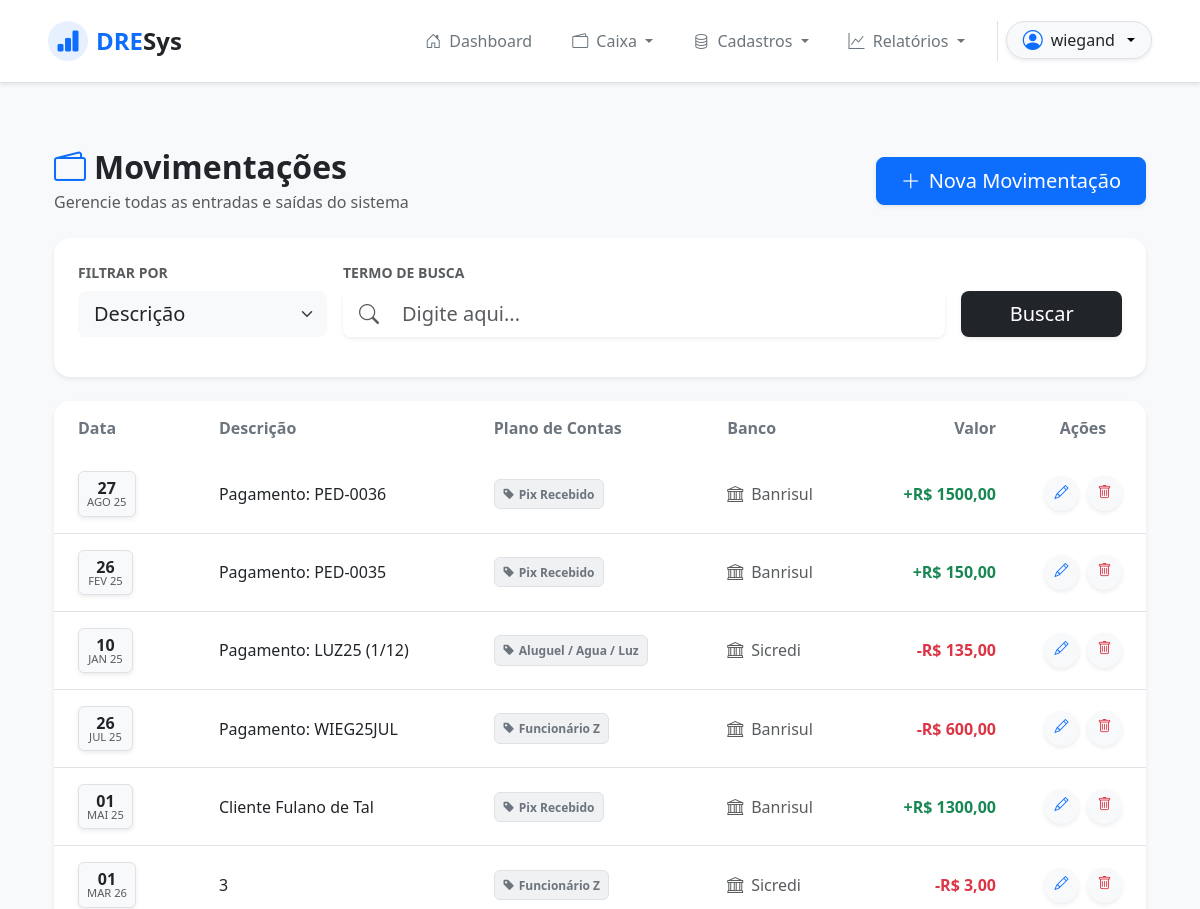
/moviments/ (signed in, upper part), run on an earlier commit of the app's database.
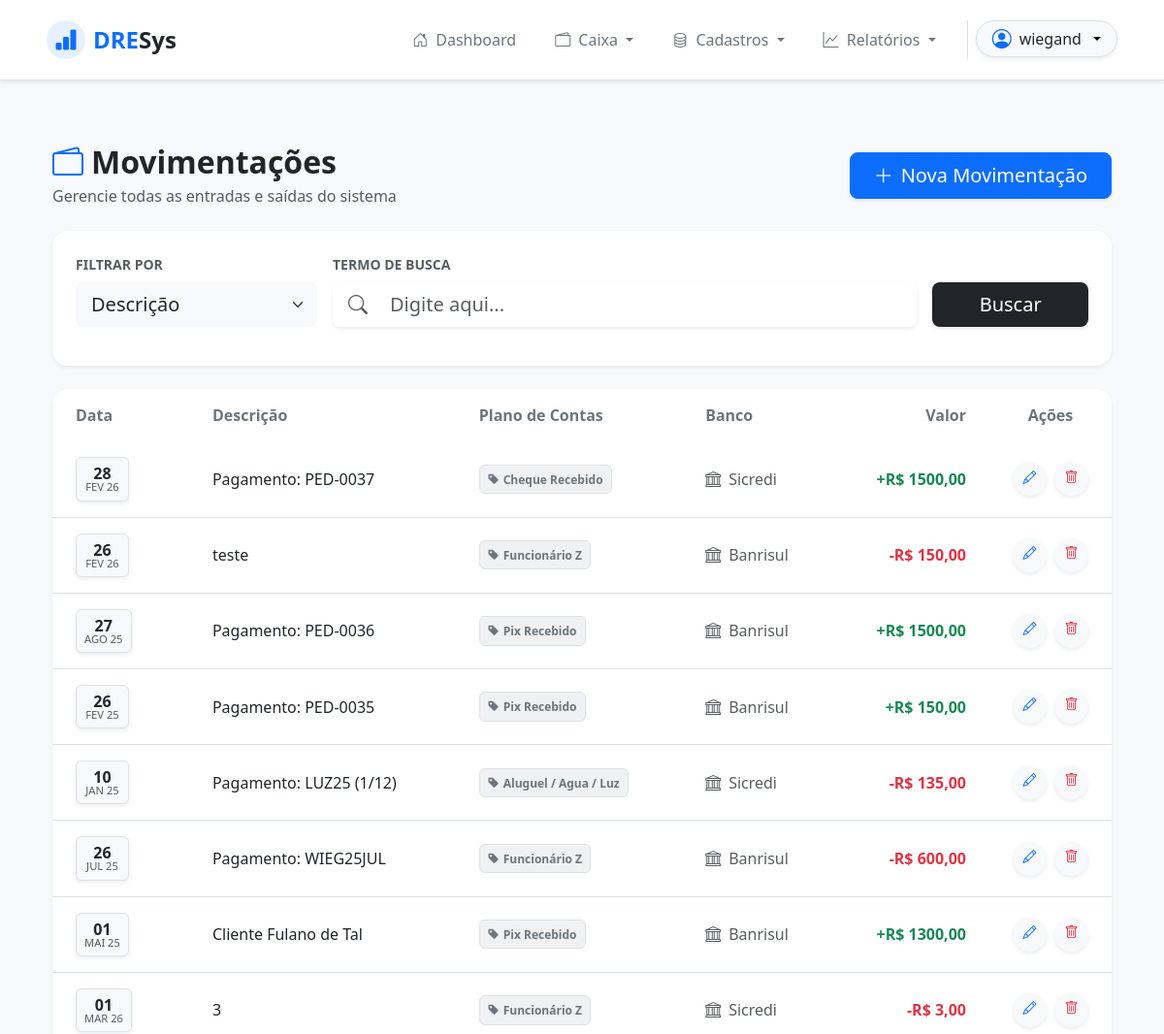
And on a later commit of the database.
### moviments/models.py (models this page shows, shortened)
class Moviment(models.Model):
    moviment_date = models.DateField()
    bank_id = models.ForeignKey(Bank, on_delete=models.PROTECT, related_name='moviments')
    accounting = models.ForeignKey(Accounting, on_delete=models.PROTECT, related_name='moviments')
    value = models.DecimalField(max_digits=20, decimal_places=2, default=0)
    description = models.TextField()
    created_at = models.DateTimeField(auto_now_add=True)
    updated_at = models.DateTimeField(auto_now=True)
    class Meta:
        ordering = ['-created_at']

### accountings/models.py (models this page shows)
class Accounting(models.Model):
    INFLOW = "E"
    OUTFLOW = "S"
    TYPE_CHOICES = [(INFLOW, 'Entrada'), (OUTFLOW, 'Saida'),]
    acc_name = models.CharField(max_length=30)
    type = models.CharField(max_length=1, choices=TYPE_CHOICES)
    class Meta:
        ordering = ['acc_name']
    def __str__(self):
        return self.acc_name

### banks/models.py (models this page shows, shortened)
class Bank(models.Model):
    bank_name = models.CharField(max_length=25)
    balance = models.DecimalField(max_digits=20, decimal_places=2, default=0)
    class Meta:
        ordering = ['bank_name']

### moviments/views.py (the view, shortened to what this page needs)
# urls.py: path('moviments/', MovimentListView.as_view(), name='moviment_list'),
class MovimentListView(LoginRequiredMixin, PermissionRequiredMixin, ListView):
    permission_required = 'moviments.view_moviment'
    model = Moviment
    template_name = "moviment_list.html"
    context_object_name = "moviments"
    def get_queryset(self):
        queryset = super().get_queryset()
        field = self.request.GET.get('field')
        query = self.request.GET.get('query')
        return queryset
    def get_context_data(self, **kwargs):
        context = super().get_context_data(**kwargs)
        context['field'] = self.request.GET.get('field', '')
        return context

### moviments/templates/moviment_list.html (shortened to what the changed rows need)
﻿{% extends 'base.html' %}
{% block content %}
<div class="container-fluid py-4">
    <div class="row mb-4 align-items-center">
        <div class="col-md-6">
            <h2 class="fw-bold text-dark mb-1">
                <i class="bi bi-wallet2 text-primary me-2"></i>Movimentações
            </h2>
        </div>
    </div>
    <div class="card border-0 shadow-sm rounded-4 overflow-hidden">
        <div class="table-responsive">
            <table class="table table-hover align-middle mb-0">
                <thead class="bg-light">
                    <tr>
                        <th class="py-3 px-4 text-secondary fw-semibold border-0">Data</th>
                        <th class="py-3 px-4 text-secondary fw-semibold border-0">Descrição</th>
                        <th class="py-3 px-4 text-secondary fw-semibold border-0">Plano de Contas</th>
                        <th class="py-3 px-4 text-secondary fw-semibold border-0">Banco</th>
                        <th class="py-3 px-4 text-secondary fw-semibold border-0 text-end">Valor</th>
                        <th class="py-3 px-4 text-secondary fw-semibold border-0 text-center" style="width: 120px;">
                            Ações</th>
                    </tr>
                </thead>
                <tbody class="border-top-0">
                    {% for movimento in moviments %}
                    <tr>
                        <td class="px-4 py-3">
                            <div class="d-flex align-items-center">
                                <div class="bg-light rounded-2 p-2 me-3 text-center border shadow-sm"
                                    style="min-width: 55px;">
                                    <span class="d-block fw-bold text-dark lh-1">
                                        {{ movimento.moviment_date|date:"d" }}</span>
                                    <span class="text-muted small text-uppercase lh-1" style="font-size: 0.70rem;">
                                        {{ movimento.moviment_date|date:"M y" }}</span>
                                </div>
                            </div>
                        </td>
                        <td class="px-4 py-3">
                            <span class="fw-medium text-dark">{{ movimento.description }}</span>
                        </td>
                        <td class="px-4 py-3">
                            <span class="badge bg-secondary bg-opacity-10 text-secondary border p-2">
                                <i class="bi bi-tag-fill me-1"></i>{{ movimento.accounting }}
                            </span>
                        </td>
                        <td class="px-4 py-3 text-muted">
                            <i class="bi bi-bank me-2"></i>{{ movimento.bank_id.bank_name }}
                        </td>
                        <td class="px-4 py-3 text-end">
                            {% if movimento.accounting.type == 'S' %}
                            <span class="text-danger fw-bold lh-1">-R$ {{ movimento.value|floatformat:2 }}</span>
                            {% else %}
                            <span class="text-success fw-bold lh-1">+R$ {{ movimento.value|floatformat:2 }}</span>
                            {% endif %}
                        </td>
                        <td class="px-4 py-3 text-center">
                            <div class="d-flex justify-content-center gap-2">
                                {% if perms.moviments.change_moviment %}
                                <a href="{% url 'moviment_update' movimento.id %}"
                                    class="btn btn-light btn-sm rounded-circle shadow-sm"
                                    style="width: 35px; height: 35px; padding: 0.45rem;" title="Editar">
                                    <i class="bi bi-pencil text-primary"></i>
                                </a>
                                {% endif %}
                                {% if perms.moviments.delete_moviment %}
                                <a href="{% url 'moviment_delete' movimento.id %}"
                                    class="btn btn-light btn-sm rounded-circle shadow-sm"
                                    style="width: 35px; height: 35px; padding: 0.45rem;" title="Excluir">
                                    <i class="bi bi-trash text-danger"></i>
                                </a>
                                {% endif %}
                            </div>
                        </td>
                    </tr>
                    {% endfor %}
                </tbody>
            </table>
        </div>
    </div>
</div>
{% endblock %}

What changed in the data, as far as the page shows it:
added Moviment: moviment_date "28", moviment_date "FEV 26", description "Pagamento: PED-0037", accounting "Cheque Recebido", bank_id.bank_name "Sicredi", value "1500,00"
added Moviment: moviment_date "26", moviment_date "FEV 26", description "teste", accounting "Funcionário Z", bank_id.bank_name "Banrisul", value "150,00"
